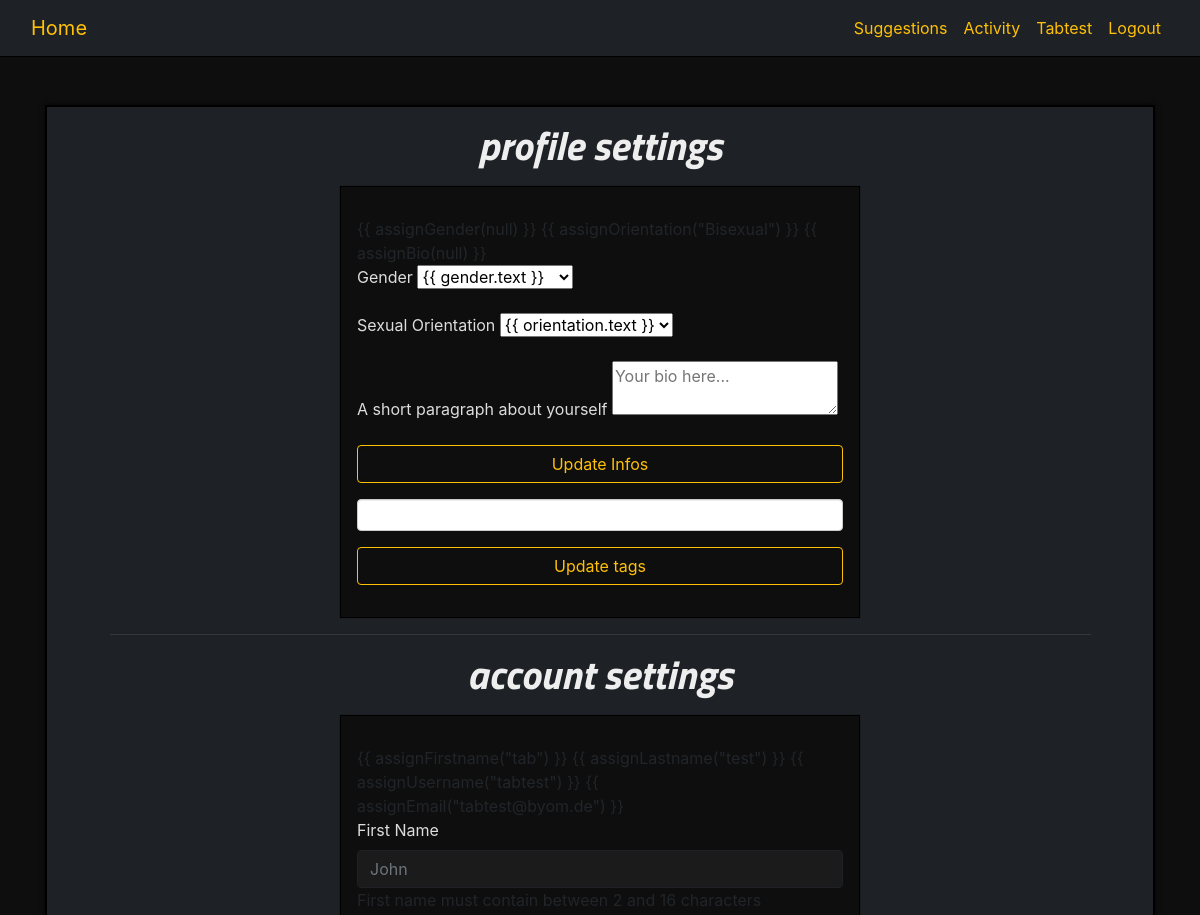
The app's page /account.php (signed in, upper part), older data.
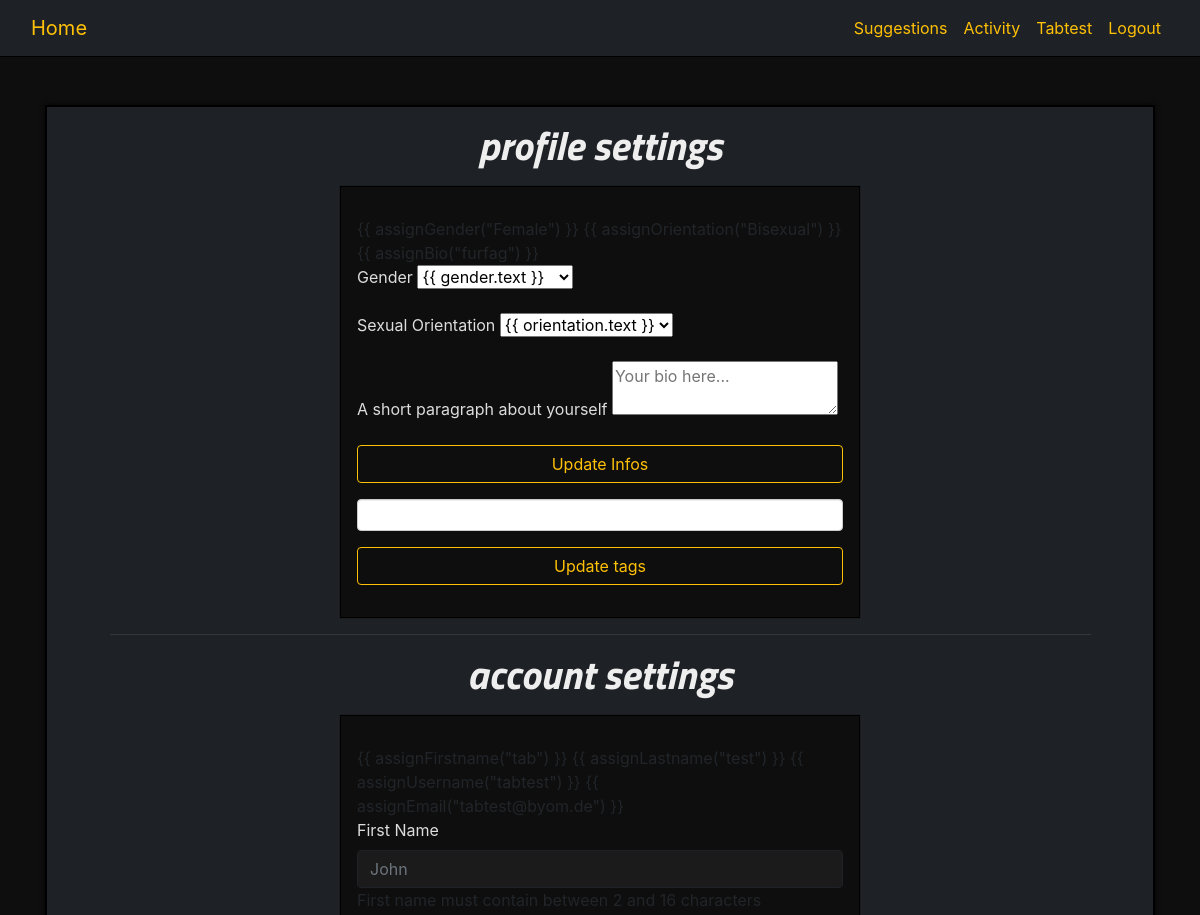
The same page, newer data.
### tables this page shows
CREATE TABLE `user_info` (
  `id` int(11) NOT NULL,
  `user_id` int(11) NOT NULL,
  `firstname` varchar(64) NOT NULL,
  `lastname` varchar(64) NOT NULL,
  `birth_year` year(4) DEFAULT NULL,
  `bio` varchar(512) DEFAULT NULL,
  `gender` varchar(128) DEFAULT NULL,
  `orientation` varchar(128) DEFAULT 'Bisexual',
  `last_online` datetime NOT NULL DEFAULT CURRENT_TIMESTAMP
);

CREATE TABLE `user` (
  `id` int(11) NOT NULL,
  `username` varchar(30) NOT NULL,
  `password` varchar(255) NOT NULL,
  `email` varchar(255) NOT NULL,
  `mail_token` varchar(128) DEFAULT NULL,
  `confirmed_token` datetime DEFAULT NULL,
  `password_token` varchar(128) DEFAULT NULL
);

### class/autoloader.php (called while the page is built, shortened)
<?php
class autoloader
{
    static function autoload($class_name)
    {
        if (strpos($class_name, __NAMESPACE__ . '\\') == 0)
        {
            $class_name = str_replace(__NAMESPACE__ . '\\', '', $class_name);
        }
    }
}

### class/database.php (called while the page is built, shortened)
<?php
class database
{
    private $db_user;
    private $db_pass;
    private $dsn;
    private $pdo;
    private static $_instance;
    public function __construct($db_name, $db_host = "localhost", $db_user = "root", $db_pass = "root42")
    {
        $this->db_user = $db_user;
        $this->db_pass = $db_pass;
        $this->dsn = "mysql:dbname={$db_name};host={$db_host}";
    }
    public static function getInstance($db_name)
    {
        if (is_null(self::$_instance))
            self::$_instance = new database($db_name);
        return self::$_instance;
    }
    private function getPDO()
    {
        if ($this->pdo === null)
        {
            $pdo = new PDO($this->dsn, $this->db_user, $this->db_pass);
            $pdo->setAttribute(PDO::ATTR_ERRMODE, PDO::ERRMODE_EXCEPTION);
            $this->pdo = $pdo;
        }
        return $this->pdo;
    }
    public function prepare($statement, $attributes, $one = false, $class_name = null)
    {
        $req = $this->getPDO()->prepare($statement);
        $req->execute($attributes);
        if (strpos($statement, "SELECT") !== false)
        {
            if ($class_name === null)
                $req->setFetchMode(PDO::FETCH_OBJ);
            else
                $req->setFetchMode(PDO::FETCH_CLASS, $class_name);
            if ($one)
                $data = $req->fetch();
            else
                $data = $req->fetchAll();
            return $data;
        }
    }
}

### utils/fetch_account_data.php (called while the page is built, shortened)
<?php
$db = database::getInstance('matcha');
$req = $db->prepare("SELECT * FROM `user_info` WHERE `user_id` = :user_id", array("user_id" => secure_input($_SESSION['id'])));
if ($req) {
    foreach ($req as $item) {
        $gender = $item->gender;
        $orientation = $item->orientation;
        $bio = $item->bio;
        $firstname = $item->firstname;
        $lastname = $item->lastname;
    }
}
$req = $db->prepare("SELECT * FROM `user` WHERE `id` = :user_id", array("user_id" => secure_input($_SESSION['id'])));
if ($req) {
    foreach ($req as $item) {
        $username = $item->username;
        $email = $item->email;
    }
}

### utils/functions.php (called while the page is built, shortened)
<?php
function secure_input($data)
{
    $data = trim($data);
    $data = stripslashes($data);
    $data = htmlspecialchars($data);
    return $data;
}

### account.php (the view, shortened to what this page needs)
<!DOCTYPE html>
<html lang="en">
<head>
    <link rel="stylesheet" href="style/bootstrap.css">
    <link rel="stylesheet" href="style/style.css">
    <link rel="stylesheet" href="https://use.fontawesome.com/releases/v5.5.0/css/all.css">
</head>
<body>
<?php
require_once("includes/header.php");
require_once("utils/fetch_account_data.php");
?>
<div class="container mt-5 small-page-wrapper">
    <div class="wrapper col-12 p-2">
        <h1>profile settings</h1>
        <div class="gallery-wrapper">
        <div class="register-form-wrapper container col-6 p-3 mt-3 mb-3">
            <form id="infos" name="infos" @submit.prevent="processForm" class="my-2 my-lg-0" method="post">
                {{ assignGender(<?= json_encode($gender) ?>) }}
                {{ assignOrientation(<?= json_encode($orientation) ?>) }}
                {{ assignBio(<?= json_encode($bio) ?>) }}
                <div class="form-group">
                    <label for="gender" class="lab">Gender</label>
                    <select v-model="selectedGender" required>
                        <option v-for="gender in genderOptions" v-bind:value="gender.value">
                            {{ gender.text }}
                        </option>
                    </select>
                </div>
                <div class="form-group">
                    <label for="orientation" class="lab">Sexual Orientation</label>
                    <select v-model="selectedOrientation" required>
                        <option v-for="orientation in orientationOptions" v-bind:value="orientation.value">
                            {{ orientation.text }}
                        </option>-
                    </select>
                </div>
                <div class="form-group" id="tests">
                    <label for="bio" class="lab">A short paragraph about yourself</label>
                    <textarea maxlength="512" v-model="bio" placeholder="Your bio here..." required></textarea>
                </div>
                <div class="form-group">
                    <button type="submit" name="submit_infos" class="btn btn-outline-warning btn-sign-in">Update Infos</button>
                </div>
            </form>
            <form id="tags" name="tags" @submit.prevent="processForm" class="my-2 my-lg-0" method="post">
                <div class="form-group">
                </div>
                <div class="form-group">
                    <button type="submit" name="submit_tags" class="btn btn-outline-warning btn-sign-in">Update tags</button>
                </div>
            </form>
        </div>
        </div>
        <hr />
        <h1>account settings</h1>
        <div class="gallery-wrapper">
            <div class="register-form-wrapper container col-6 p-3 mt-3 mb-3">
                <form id="account" name="account" @submit.prevent="processForm" class="my-2 my-lg-0" method="post">
                    {{ assignFirstname("<?= $firstname ?>") }}
                    {{ assignLastname("<?= $lastname ?>") }}
                    {{ assignUsername("<?= $username ?>") }}
                    {{ assignEmail("<?= $email ?>") }}
                    <div class="form-group">
                        <label for="firstname" class="lab">First Name</label>
                        <input type="text"
                               name="firstname"
                               placeholder="John"
                               id="firstname"
                               class="form-control"
                               maxlength="16"
                               v-model="firstname"
                               :style="{ borderColor: borderColor.firstname }"
                               @blur="validateFirstname"
                               required>
                        <span v-if="errors.firstname">First name must contain between 2 and 16 characters</span>
                    </div>
                </form>
            </div>
        </div>
    </div>
</div>
</body>
</html>

### includes/header.php (shortened to what this page needs)
<?php
require_once ("class/autoloader.php");
require_once ("utils/functions.php");
?>
<nav class="navbar navbar-expand-lg" id="header">
<div class="container-fluid">
    <a class="navbar-brand" href="/Matcha">Home</a>
    <div class="collapse navbar-collapse" id="navbarSupportedContent">
        <ul class="nav navbar-nav navbar-right ml-auto">
            <?php
                if (isset($_SESSION['logged']) && isset($_SESSION['username'])) {
                    echo "<li class=\"nav-item\"><a class=\"nav-link\" href=\"suggestion\">Suggestions</a></li>";
                    echo "<li class=\"nav-item\"><a class=\"nav-link\" href=\"activity\">Activity</a></li>";
                    echo "<li class=\"nav-item\"><a class=\"nav-link\" href=\"account\">".ucwords($_SESSION['username'])."</a></li>";
                }
            ?>
            <?php
                if (!isset($_SESSION['logged']))
                {
                    echo '<li class="nav-item"><a class="nav-link" href="index">Log in/Sign up</a></li>';
                    echo '<li class="nav-item"><a class="nav-link" href="lostpassword">Forgot your password?</a></li>';
                }
                else
                    echo '<li class="nav-item"><a class="nav-link" href="utils/logout.php">Logout</a></li>';
                ?>
        </ul>
    </div>
</div>
</nav>

### style/style.css (style rules this page uses)
body { background-color: #0e0e0e; }
html { min-width: 450px; min-height: 250px; }
.navbar { background-color: #1e2125; border-bottom: 1px solid black!important; }
h1, h2, h3, h4, h5, h6 { text-align: center; color: #DDDDDD !important; font-family: 'Titillium Web', sans-serif; font-weight: 500; word-break: break-word; }
h1 { color: #EEEEEE !important; font-style: italic; font-weight: bold; }
.small-page-wrapper { min-height: calc(100vh - 166px); }
hr { border-top: 1px solid rgba(255, 255, 255, 0.1); width: 90%; }
.lab { color: #DDDDDD; }
a { color: #ffc107; }
li > a { color: #ffc107 !important; }
.wrapper { border: 2px solid black; background-color: #1e2125; margin-bottom: 15px; padding-top: 15px!important; -webkit-box-shadow: 0 0 5px 0 rgba(4, 3, 0, 0.75); -moz-box-shadow: 0 0 5px 0 rgba(4, 3, 0, 0.75); box-shadow: 0 0 5px 0 rgba(4, 3, 0, 0.75); }
.register-form-wrapper { padding-top: 30px!important; background-color: #0e0e0e; border: 1px solid black; -webkit-box-shadow: 0 0 1px 0 rgba(4, 3, 0, 0.75); -moz-box-shadow: 0 0 1px 0 rgba(4, 3, 0, 0.75); box-shadow: 0 0 1px 0 rgba(4, 3, 0, 0.75); }
.btn-sign-in { width: 100%; }
.btn { min-width: 60px; }
.gallery-wrapper { margin: 0 25px 15px 25px; }
.form-control { background-color: #1b1b1b; border: 1px solid #1e2125; color: #BBBBBB; }

Row changes from the older to the newer data that the page shows:
changed user_info "\"Bisexual\"": gender (not shown) → "\"Female\""; bio (not shown) → "\"furfag\""
Text that changed along with them:
json_encode($gender): "null" → (not shown)
json_encode($bio): "null" → (not shown)
